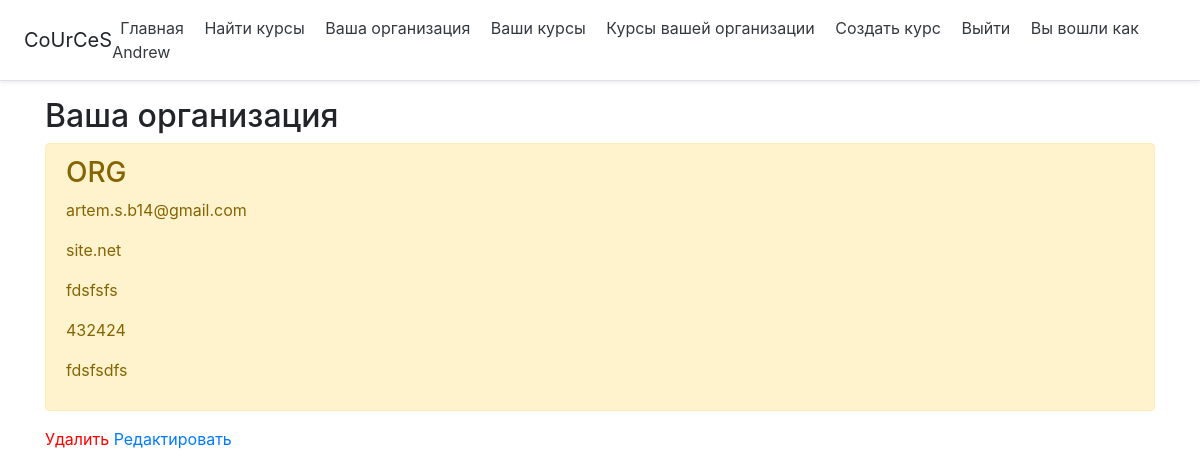
Screenshot of /view-organization (signed in) with the database file from the repository.
### cource/models.py (models this page shows, shortened)
class Organization(models.Model):
    user = models.ForeignKey(User, on_delete = models.CASCADE)
    name = models.CharField('Название организации', max_length=100)
    email = models.CharField('Электронный адрес', max_length=100)
    web_site = models.CharField('Адрес сайта', max_length=100)
    document_series = models.CharField('Серия документа', max_length=100)
    document_number = models.IntegerField('Номер документа')
    document_type = models.CharField('Вид документа', max_length=100)

### cource/views.py (the view)
# urls.py: path('view-organization', views.view_organization, name='view_organization'),
def view_organization(request):
    organization = Organization.objects.get(user=request.user)
    context = {
        'organization': organization,
        'template': 'cource/base_user.html'
    }
    return render(request, 'cource/organization/view_organization.html', context)

### cource/templates/cource/organization/view_organization.html (shortened to what this page needs)
{% extends 'cource/base_user.html' %}
{% block content %}
    <h2>Ваша организация</h2>
    {% if organization %}
        <div class="alert alert-warning mt-2">
            <h3>{{ organization.name }}</h3>
            <p>{{ organization.email }}</p>
            <p>{{ organization.web_site }}</p>
            <p>{{ organization.document_series }}</p>
            <p>{{ organization.document_number }}</p>
            <p>{{ organization.document_type }}</p>
        </div>
        <a style="color: red;" href="{% url 'delete_organization' %}">Удалить</a>
        <a href="{% url 'edit_organization' %}">Редактировать</a>
    {% else %}
            <p>Организация не найдена</p>
    {% endif %}
{% endblock %}

### cource/templates/cource/base_user.html (shortened to what this page needs)
<!DOCTYPE html>
<html lang="en">
<head>
    <link rel="stylesheet" href="https://stackpath.bootstrapcdn.com/bootstrap/4.5.2/css/bootstrap.min.css">
</head>
<body>
    <div class="d-flex flex-column flex-md-row align-items-center p-3 px-md-4 mb-3 bg-white border-bottom shadow-sm">
        <h5 class="my-0 mr-md-auto font-weight-normal">CoUrCeS</h5>
        <nav class="my-2 my-md-0 mr-md-3">
            <a class="p-2 text-dark" href="{% url 'home' %}">Главная</a>
            <a class="p-2 text-dark" href="{% url 'view_search_result' %}">Найти курсы</a>
            <a class="p-2 text-dark" href="{% url 'view_organization' %}">Ваша организация</a>
            <a class="p-2 text-dark" href="{% url 'view_user_cources' %}">Ваши курсы</a>
            <a class="p-2 text-dark" href="{% url 'view_cources' %}">Курсы вашей организации</a>
            <a class="p-2 text-dark" href="{% url 'create_cource' %}">Создать курс</a>
            <a class="p-2 text-dark" href="{% url 'log_out' %}">Выйти</a>
            <a class="p-2 text-dark" disabled>Вы вошли как {{ user.username }}</a>
        </nav>
      </div>
      <div class="container">
        {% block content %}{% endblock %}
      </div>
</body>
</html>

### rows the page displays
Organization: name "ORG", email "artem.s.b14@gmail.com", web_site "site.net", document_series "fdsfsfs", document_number "432424", document_type "fdsfsdfs"

### other values shown
{{ user.username }} "Andrew"
